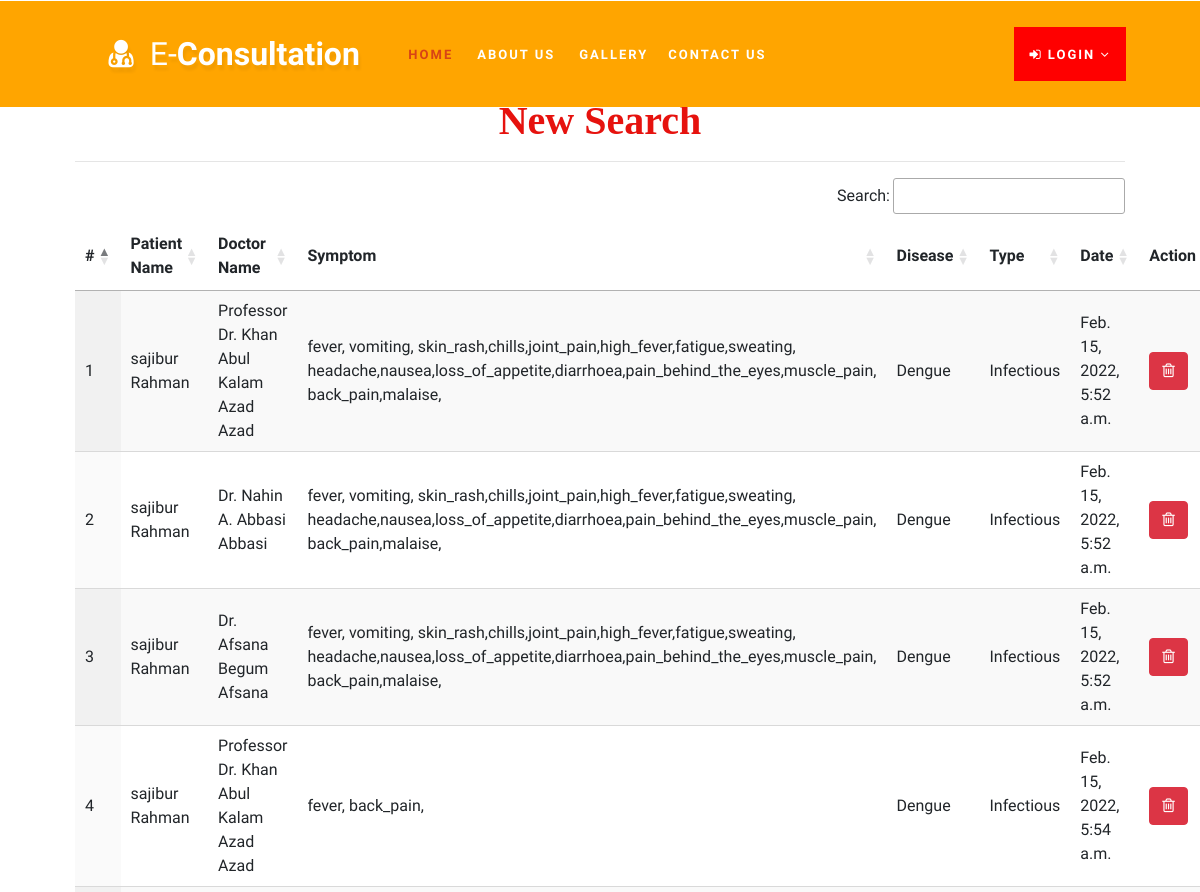
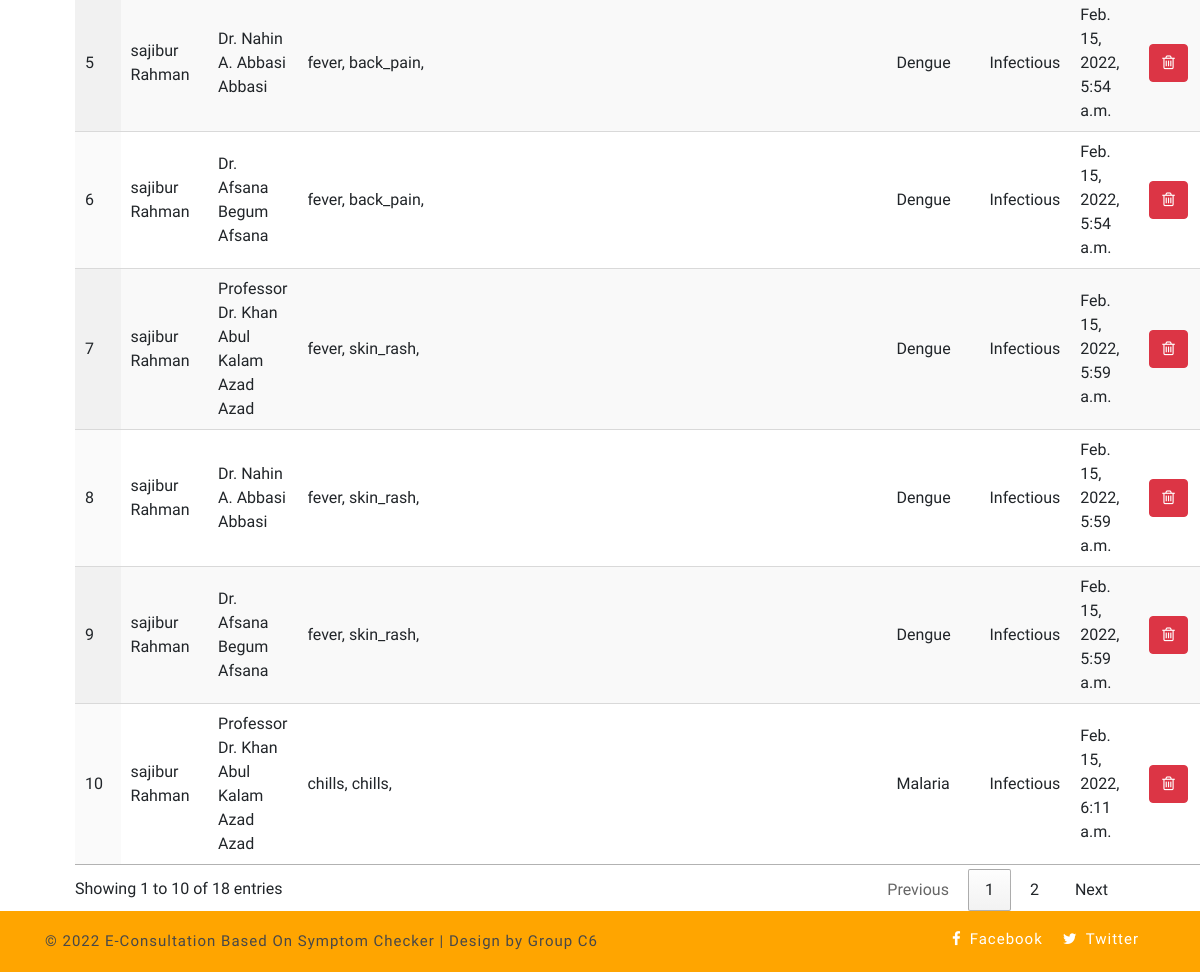
/view_notify, run on an earlier commit of the app's database (2 pictures, top to bottom).
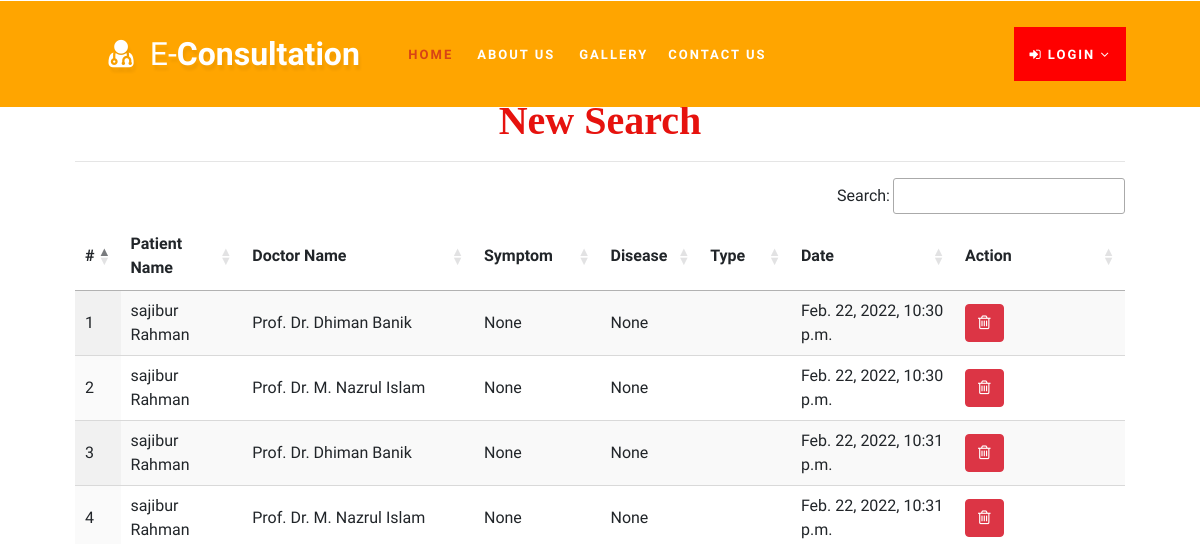
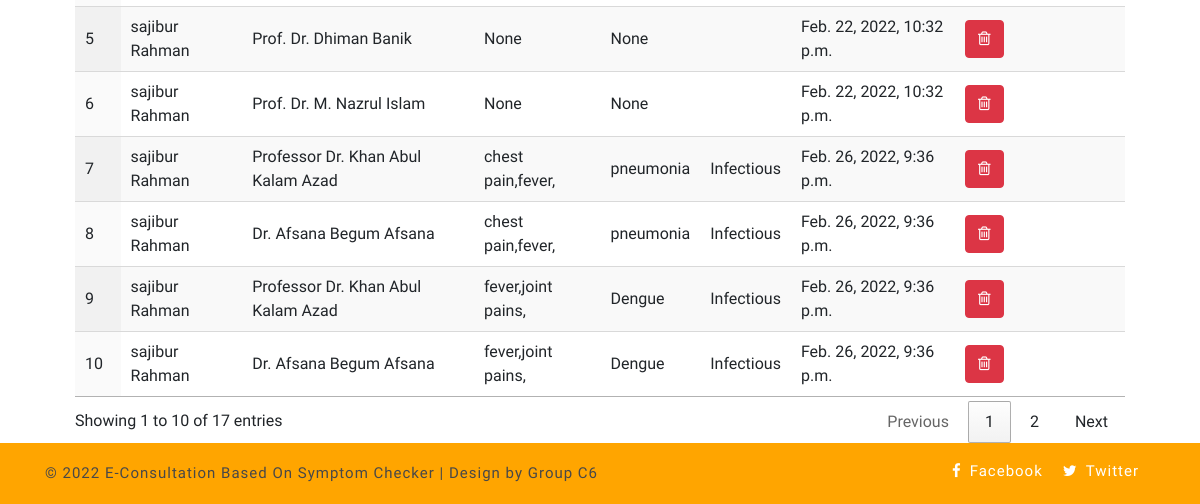
And on a later commit of the database (2 pictures, top to bottom).
### health/models.py (models this page shows, shortened)
class Searched_Patient(models.Model):
    doctor = models.ForeignKey(Doctor, on_delete=models.CASCADE, null=True)
    user = models.ForeignKey(Patient, on_delete=models.CASCADE, null=True)
    disease = models.CharField(max_length=100, null=True)
    symptom = models.CharField(max_length=1000,null=True)
    type = models.ForeignKey(Type, on_delete=models.CASCADE, null=True)
    date1 = models.DateTimeField(null=True)

class Patient(models.Model):
    user = models.ForeignKey(User, on_delete=models.CASCADE, null=True)
    contact = models.CharField(max_length=100, null=True)
    address = models.CharField(max_length=100, null=True)
    dob = models.DateField(null=True)
    image = models.FileField(null=True)

class Doctor(models.Model):
    status = models.ForeignKey(Status, on_delete=models.CASCADE, null=True)
    user = models.ForeignKey(User, on_delete=models.CASCADE, null=True)
    contact = models.CharField(max_length=100, null=True)
    address = models.CharField(max_length=100, null=True)
    category = models.CharField(max_length=100, null=True)
    doj = models.DateField(null=True)
    dob = models.DateField(null=True)
    image = models.FileField(null=True)

class Type(models.Model):
    name = models.CharField(max_length=100, null=True)

### health/views.py (the view)
# urls.py: path('view_notify', View_Notification,name="view_notify"),
def View_Notification(request):
    dis = Searched_Patient.objects.all()
    d = {'dis':dis}
    return render(request,'view_notify.html',d)

### health/templates/view_notify.html
{% extends 'index.html' %}
{% load static %}
{% block body %}
<div class="container-fluid" style="width:90%;margin-top:8%">
                    <div class="container-fluid">
                        <h1 align="center" style="font-weight:bold;font-family : 'Monotype Corsiva' ; color : #E6120E ;margin-top:4%">New Search</h1>
                         </div><hr>
                                <table id="example" class="display" style="width:100%">
                                  <thead>
                                    <tr>
                                      <th># </th>
                                      <th>Patient Name</th>
                                      <th>Doctor Name</th>
                                      <th>Symptom</th>
                                      <th>Disease</th>
                                      <th>Type</th>
                                      <th>Date</th>
                                      <th>Action</th>
                                  </tr>
                              </thead>
                              <tbody>
                              {% for i in dis %}
                                <tr>
                                  <td>{{forloop.counter}}</td>
                                  <td>{{i.user.user.first_name}} {{i.user.user.last_name}}</td>
                                  <td>{{i.doctor.user.first_name}} {{i.doctor.user.last_name}}</td>
                                  <td>{{i.symptom}}</td>
                                  <td>{{i.disease}}</td>
                                  <td>{{i.type.name}}</td>
                                  <td>{{i.date1}}</td>
                                  <td style="width:150px">
                                      <a href="{% url 'delete_notification' i.id %}" ><button class="btn btn-danger" onclick="return confirm('Are you sure?')"><i class="fa fa-trash-o"></i></button></a></td>
                              </tr>
                              {% endfor %}
                          </tbody>
                      </table>
                  </div>
{% endblock %}

What changed in the data, as far as the page shows it:
removed Searched_Patient: user.user.first_name "sajibur", user.user.last_name "Rahman", doctor.user.first_name "Dr. Afsana Begum", doctor.user.last_name "Afsana", symptom "fever, vomiting, skin_rash,chills,joint_pain,high_fever,fatigue,sweating, headache,nausea,loss_of_appetite,diarrhoea,pain_behind_the_eyes,muscle_pain, back_pain,malaise,", disease "Dengue", type.name "Infectious", date1 "Feb. 15, 2022, 5:52 a.m."
removed Searched_Patient: user.user.first_name "sajibur", user.user.last_name "Rahman", doctor.user.first_name "Dr. Afsana Begum", doctor.user.last_name "Afsana", symptom "fever, back_pain,", disease "Dengue", type.name "Infectious", date1 "Feb. 15, 2022, 5:54 a.m."
removed Searched_Patient: user.user.first_name "sajibur", user.user.last_name "Rahman", doctor.user.first_name "Dr. Afsana Begum", doctor.user.last_name "Afsana", symptom "fever, skin_rash,", disease "Dengue", type.name "Infectious", date1 "Feb. 15, 2022, 5:59 a.m."
changed Searched_Patient (number 1 of 10 on the later page): doctor.user.first_name "Professor Dr. Khan Abul Kalam Azad" → "Prof. Dr. Dhiman"; doctor.user.last_name "Azad" → "Banik"; symptom "fever, vomiting, skin_rash,chills,joint_pain,high_fever,fatigue,sweating, headache,nausea,loss_of_appetite,diarrhoea,pain_behind_the_eyes,muscle_pain, back_pain,malaise," → "None"; disease "Dengue" → "None"; date1 "Feb. 15, 2022, 5:52 a.m." → "Feb. 22, 2022, 10:30 p.m."; type.name "Infectious" → (not shown)
changed Searched_Patient (number 2 of 10 on the later page): doctor.user.first_name "Dr. Nahin A. Abbasi" → "Prof. Dr. M. Nazrul"; doctor.user.last_name "Abbasi" → "Islam"; symptom "fever, vomiting, skin_rash,chills,joint_pain,high_fever,fatigue,sweating, headache,nausea,loss_of_appetite,diarrhoea,pain_behind_the_eyes,muscle_pain, back_pain,malaise," → "None"; disease "Dengue" → "None"; date1 "Feb. 15, 2022, 5:52 a.m." → "Feb. 22, 2022, 10:30 p.m."; type.name "Infectious" → (not shown)
changed Searched_Patient (number 3 of 10 on the later page): doctor.user.first_name "Professor Dr. Khan Abul Kalam Azad" → "Prof. Dr. Dhiman"; doctor.user.last_name "Azad" → "Banik"; symptom "fever, back_pain," → "None"; disease "Dengue" → "None"; date1 "Feb. 15, 2022, 5:54 a.m." → "Feb. 22, 2022, 10:31 p.m."; type.name "Infectious" → (not shown)
changed Searched_Patient (number 4 of 10 on the later page): doctor.user.first_name "Dr. Nahin A. Abbasi" → "Prof. Dr. M. Nazrul"; doctor.user.last_name "Abbasi" → "Islam"; symptom "fever, back_pain," → "None"; disease "Dengue" → "None"; date1 "Feb. 15, 2022, 5:54 a.m." → "Feb. 22, 2022, 10:31 p.m."; type.name "Infectious" → (not shown)
changed Searched_Patient (number 5 of 10 on the later page): doctor.user.first_name "Professor Dr. Khan Abul Kalam Azad" → "Prof. Dr. Dhiman"; doctor.user.last_name "Azad" → "Banik"; symptom "fever, skin_rash," → "None"; disease "Dengue" → "None"; date1 "Feb. 15, 2022, 5:59 a.m." → "Feb. 22, 2022, 10:32 p.m."; type.name "Infectious" → (not shown)
changed Searched_Patient (number 6 of 10 on the later page): doctor.user.first_name "Dr. Nahin A. Abbasi" → "Prof. Dr. M. Nazrul"; doctor.user.last_name "Abbasi" → "Islam"; symptom "fever, skin_rash," → "None"; disease "Dengue" → "None"; date1 "Feb. 15, 2022, 5:59 a.m." → "Feb. 22, 2022, 10:32 p.m."; type.name "Infectious" → (not shown)
changed Searched_Patient (number 7 of 10 on the later page): doctor.user.first_name "Professor Dr. Khan Abul Kalam Azad" → "Professor Dr. Khan Abul Kalam"; symptom "chills, chills," → "chest pain,fever,"; disease "Malaria" → "pneumonia"; date1 "Feb. 15, 2022, 6:11 a.m." → "Feb. 26, 2022, 9:36 p.m."
now on this page (row edited): Searched_Patient: user.user.first_name "sajibur", user.user.last_name "Rahman", doctor.user.first_name "Dr. Afsana Begum", doctor.user.last_name "Afsana", symptom "chest pain,fever,", disease "pneumonia", type.name "Infectious", date1 "Feb. 26, 2022, 9:36 p.m."
now on this page (row edited): Searched_Patient: user.user.first_name "sajibur", user.user.last_name "Rahman", doctor.user.first_name "Professor Dr. Khan Abul Kalam", doctor.user.last_name "Azad", symptom "fever,joint pains,", disease "Dengue", type.name "Infectious", date1 "Feb. 26, 2022, 9:36 p.m."
now on this page (row edited): Searched_Patient: user.user.first_name "sajibur", user.user.last_name "Rahman", doctor.user.first_name "Dr. Afsana Begum", doctor.user.last_name "Afsana", symptom "fever,joint pains,", disease "Dengue", type.name "Infectious", date1 "Feb. 26, 2022, 9:36 p.m."
Also different on the page:
text written by a page script: "Search: Showing 1 to 10 of 18 entries Previous 1 2 Next" → "Search: Showing 1 to 10 of 17 entries Previous 1 2 Next"
